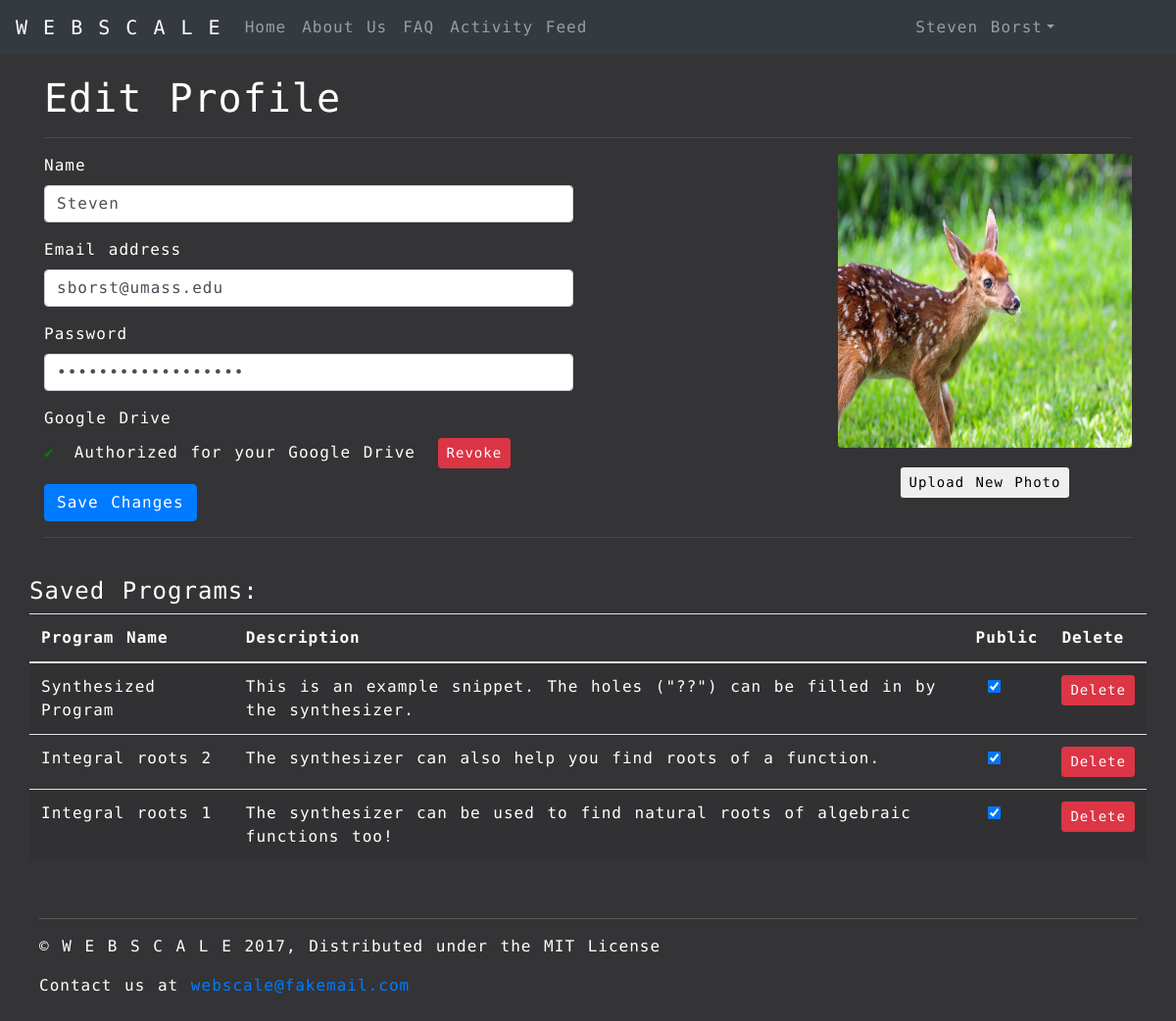
Screenshot of /profile/edit with the database file from the repository.
### synthesizer/models.py (models this page shows, shortened)
class User(models.Model):
    id = models.UUIDField(primary_key=True, default=uuid.uuid4, help_text="Unique ID for this particular user")
    name = models.CharField('Name', max_length=200, help_text="Enter your name")
    email = models.EmailField('email', max_length=200, help_text= "Enter you email")
    hashed_password = models.CharField(max_length=200)

class Snippit(models.Model):
    id = models.UUIDField(primary_key=True, default=uuid.uuid4, help_text="Unique ID for this Snippit")
    user_id = models.ForeignKey('User', on_delete=models.SET_NULL, null=True)
    name = models.CharField('Name', max_length=200, help_text="Enter name")
    description = models.TextField(max_length=1000, help_text="Enter the snippit description")
    program_text = models.TextField(max_length=99999, help_text="Enter the program holes")
    program_spec = models.TextField(max_length=99999, help_text="Enter the program spec")
    """
    The synthesizer result needs to be a different kind of model field that will be generated, not entered
    """
    synthesizer_result = models.TextField(max_length=99999, help_text="Enter the synthesizer result")
    is_public = models.BooleanField(default=True, help_text="Toggle for user's public visibility")

### synthesizer/views.py (the view)
# urls.py: url(r'^profile/edit$', views.profile_edit, name='profile_edit'),
def profile_edit(request):
    user = User.objects.get(name='Steven Borst')
    programs = Snippit.objects.filter(user_id=user.id)
    profile_id = "d097b337df594c35a01d997bfbeaad42"  # default to steven's profile for now
    return render(
        request,
        'synthesizer/profile_edit.html',
        context={'page_title': 'Edit Profile', 'programs': programs,
          'user': user},
    )

### synthesizer/templates/synthesizer/profile_edit.html (shortened to what this page needs)
{% extends "base_page.html" %}
{% block css %}
{% load static %}
<link rel="stylesheet" type="text/css" href="{% static 'css/webscale-profile.css' %}">
{% endblock %}
{% block content %}
<div id="main" class="container">
    <h1>Edit Profile</h1>
    <hr class="heading-hr">
    <div class="row">
        <div class="col-6">
            <form>
                <div class="form-group">
                    <label for="name-input">Name</label>
                    <input type="name" class="form-control" id="name-input" placeholder="Enter your name..." value={{ user.name }}>
                </div>
                <div class="form-group">
                    <label for="email-input">Email address</label>
                    <input type="email" class="form-control" id="email-input" placeholder="Enter your email..." value={{ user.email }}>
                </div>
                <div class="form-group">
                    <label for="password-input">Password</label>
                    <input type="password" class="form-control" id="password-input" placeholder="Enter a password..." value="******************">
                </div>
                <div class="form-group">
                    <label for="drive-auth">Google Drive</label>
                    <br>
                    <span id="drive-auth" class="checkmark" aria-hidden="true">&#10004;</span><span>Authorized for your Google Drive</span>
                    <button type="button" class="btn btn-danger btn-sm btn-leftpad">Revoke </button>
                </div>
                <button type="submit" class="btn btn-primary">Save Changes</button>
            </form>
        </div>
        <div class="col-6">
            <div class="float-right">
                <img class="rounded profile-picture" alt="Profile Picture" src="{% static 'images/deer.jpg' %}">
                <br>
                <div class="upload-button">
                    <button type="button" class="btn btn-sm">Upload New Photo</button>
                </div>
            </div>
        </div>
    </div>
    <hr class="heading-hr">
    <br>
    <div class="row">
        <h4>Saved Programs:</h4>
        <table class="table table-striped program-table">
            <thead>
                <tr>
                    <th>Program Name</th>
                    <th>Description</th>
                    <th>Public</th>
                    <th>Delete</th>
                </tr>
            </thead>
            <tbody>
                {% for program in programs %}
                <tr>
                    <td>{{program.name}}</td>
                    <td>{{program.description}}</td>
                    <td class="text-center"><input type="checkbox" class="form-check-input" {% if program.is_public %} checked {% endif %}"></td>
                    <td><button type="button" class="btn btn-danger btn-sm" aria-label="Delete">Delete</button></td>
                </tr>
                {% endfor %}
            </tbody>
    </div>
    <footer class="footer">
        <hr class="footer-hr">
        <p>&copy; W E B S C A L E 2017, Distributed under the MIT License</p>
        <p>Contact us at <a href="mailto:webscale@fakemail.com">webscale@fakemail.com</a></p>
    </footer>
</div>
{% endblock %}

### synthesizer/static/css/webscale-profile.css (style rules this page uses)
* { letter-spacing: 1px; word-spacing: 2px; line-height: 150%; font-family: 'Encode Sans Expanded', sans-serif; }
html, body { background: linear-gradient(to bottom, rgba(52, 52, 54, 1.0), rgba(52, 52, 54, 1.0)); color: white !important; position: relative; }
body { padding-bottom: 150px; }
h1 { padding-top: 20px; }
.profile-picture { width: 300px; height: 300px; }
.upload-button { text-align: center; margin-top: 20px; }
.heading-hr { border-top: 1px solid rgba(255, 255, 255, 0.1); }
.checkmark { color: green; padding-right: 20px; }
.btn-leftpad { margin-left: 10px; }
.footer { padding: 10px 40px 10px 40px; position: absolute; bottom: 0; left: 0; right: 0; }
.footer-hr { border-top: 1px solid rgba(194, 192, 192, 0.27); }

### rows the page displays
User: email "sborst@umass.edu"
Snippit: name "Synthesized Program", description "This is an example snippet. The holes (\"??\") can be filled in by the synthesizer.", is_public "☑"
Snippit: name "Integral roots 2", description "The synthesizer can also help you find roots of a function.", is_public "☑"
Snippit: name "Integral roots 1", description "The synthesizer can be used to find natural roots of algebraic functions too!", is_public "☑"
